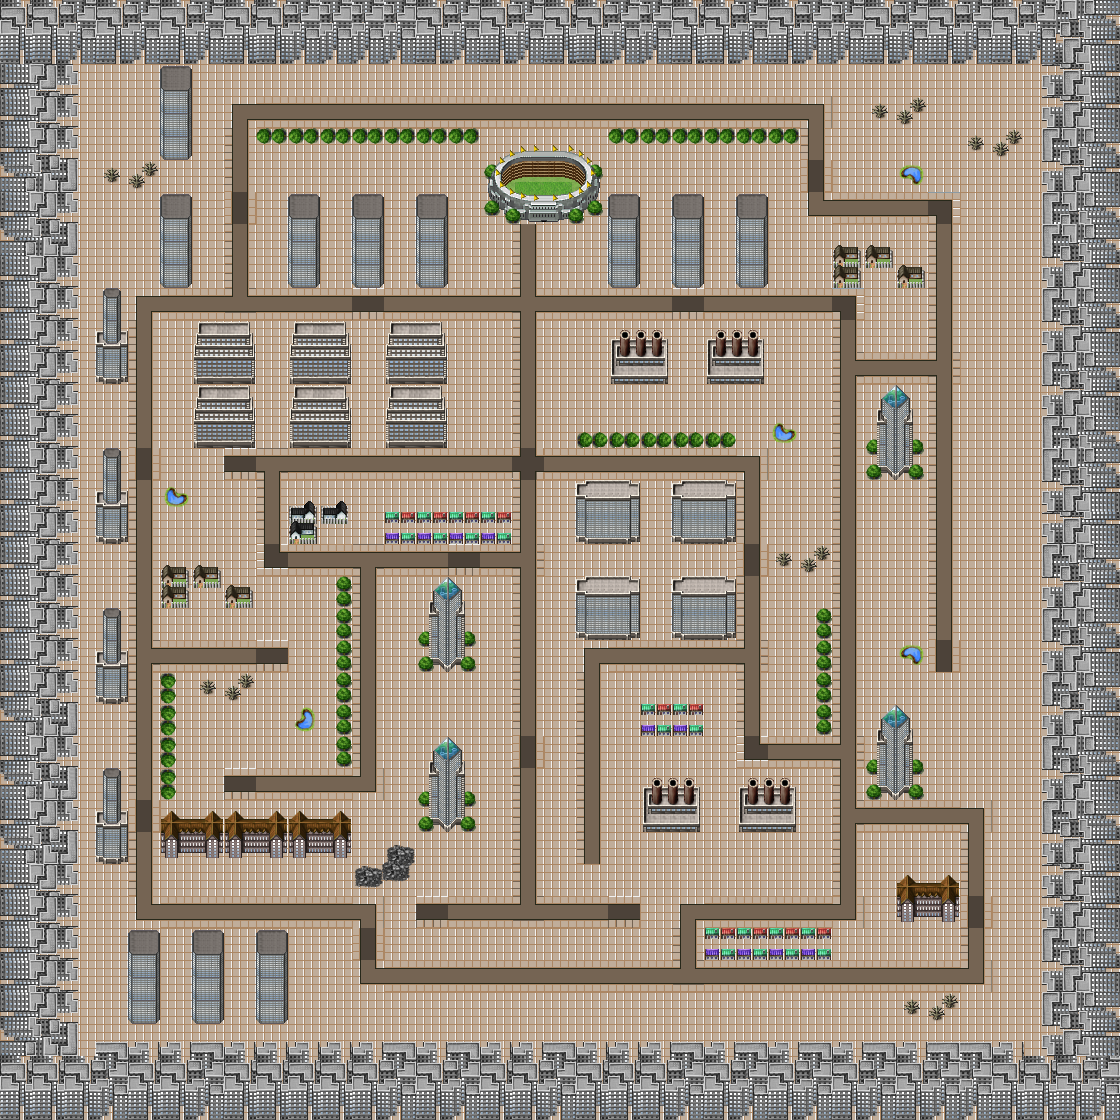

This is a level from a 2D game, rendered from its Tiled map with the project's own tilesets. A one-line summary and the map file follow, with tile-layer data summarised:
An orthogonal 35x35 tile map with 32x32 px tiles, 3 tile layers (Ground, Road, Building).

<map version="1.0" orientation="orthogonal" renderorder="right-down" width="35" height="35" tilewidth="32" tileheight="32" nextobjectid="1">
 <tileset firstgid="1" name="TileE-1" tilewidth="32" tileheight="32">
  <image source="../UrbanMaze5/TileE-1.png" width="512" height="512" />
  <tile id="94">
   <properties>
    <property name="minigame" value="true" />
   </properties>
  </tile>
  <tile id="95">
   <properties>
    <property name="minigame" value="true" />
   </properties>
  </tile>
  <tile id="110">
   <properties>
    <property name="minigame" value="true" />
   </properties>
  </tile>
  <tile id="111">
   <properties>
    <property name="minigame" value="true" />
   </properties>
  </tile>
  <tile id="126">
   <properties>
    <property name="minigame" value="true" />
   </properties>
  </tile>
  <tile id="127">
   <properties>
    <property name="minigame" value="true" />
   </properties>
  </tile>
  <tile id="142">
   <properties>
    <property name="minigame" value="true" />
   </properties>
  </tile>
  <tile id="143">
   <properties>
    <property name="minigame" value="true" />
   </properties>
  </tile>
  <tile id="158">
   <properties>
    <property name="minigame" value="true" />
   </properties>
  </tile>
  <tile id="159">
   <properties>
    <property name="minigame" value="true" />
   </properties>
  </tile>
  <tile id="169">
   <properties>
    <property name="heroHQ" value="" />
   </properties>
  </tile>
  <tile id="174">
   <properties>
    <property name="minigame" value="true" />
   </properties>
  </tile>
  <tile id="175">
   <properties>
    <property name="minigame" value="true" />
   </properties>
  </tile>
 </tileset>
 <layer name="Ground" width="35" height="35">
  <data>[1225 cells, 1225 non-empty, 1 distinct tile ids]</data>
 </layer>
 <layer name="Road" width="35" height="35">
  <data>[1225 cells, 241 non-empty, 17 distinct tile ids]</data>
 </layer>
 <layer name="Building" width="35" height="35">
  <data>[1225 cells, 583 non-empty, 62 distinct tile ids]</data>
 </layer>
</map>
